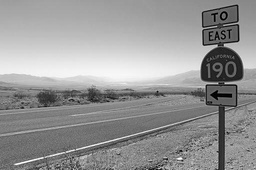
#> input picture road_sign_gray.jpg, 256 x 170 px, shrunk from 512 x 341 before the run
$ python 'K-means 실험결과.py'
#> lines starting #> are read from the running program, lines starting #| are printed output that depends on the picture; after the words box and inside, x2 and y2 are one past the last pixel; in counts of white or black regions, pixels touching at a corner belong together
# k를 2부터 증가하면서 군집화된 영상을 출력하라.
# 클러스터 수(k)에 따른 실험결과

import numpy as np
import skimage.io as io
from matplotlib import pyplot as plt
from sklearn import cluster

file = './road_sign_gray.jpg'
img = io.imread(file)
#> img is the input picture: shape (170, 256); min 0, max 255, mean 149.5

im = np.array(img)
x = im.reshape(-1,im.size).T

for k in range(2,100):
    kmeans = cluster.KMeans(n_clusters=k)
    kmeans.fit(x)
    labels = kmeans.predict(x)
    kimg= labels.reshape(im.shape[0], im.shape[1])
    io.imshow(kimg,cmap="gray")
    plt.title("k = "+str(k))
    plt.show()
#> this loop made 98 passes
#> pass 1, `kimg= labels.reshape(im.shape[0], im.shape[1])`:
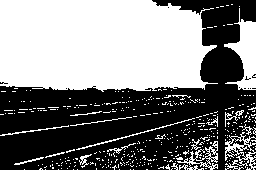
#> kimg: shape (170, 256) int32; values 0 (black) and 1 (white), 49.4% white; 399 white regions (379 under 20 px), largest, box (x1, y1, x2, y2) and area: (0, 0, 218, 92) 17627, (224, 8, 256, 90) 1185, (225, 132, 256, 170) 438
#> pass 2, `kimg= labels.reshape(im.shape[0], im.shape[1])`:
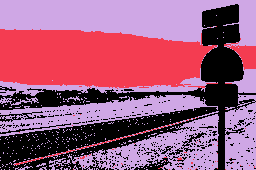
#> kimg: shape (170, 256) int32; 3 distinct labels, from 0 to 2; one colour per label, 0 black
#> pass 3, `kimg= labels.reshape(im.shape[0], im.shape[1])`:
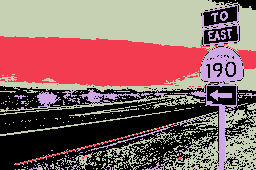
#> kimg: shape (170, 256) int32; 4 distinct labels, from 0 to 3; one colour per label, 0 black
